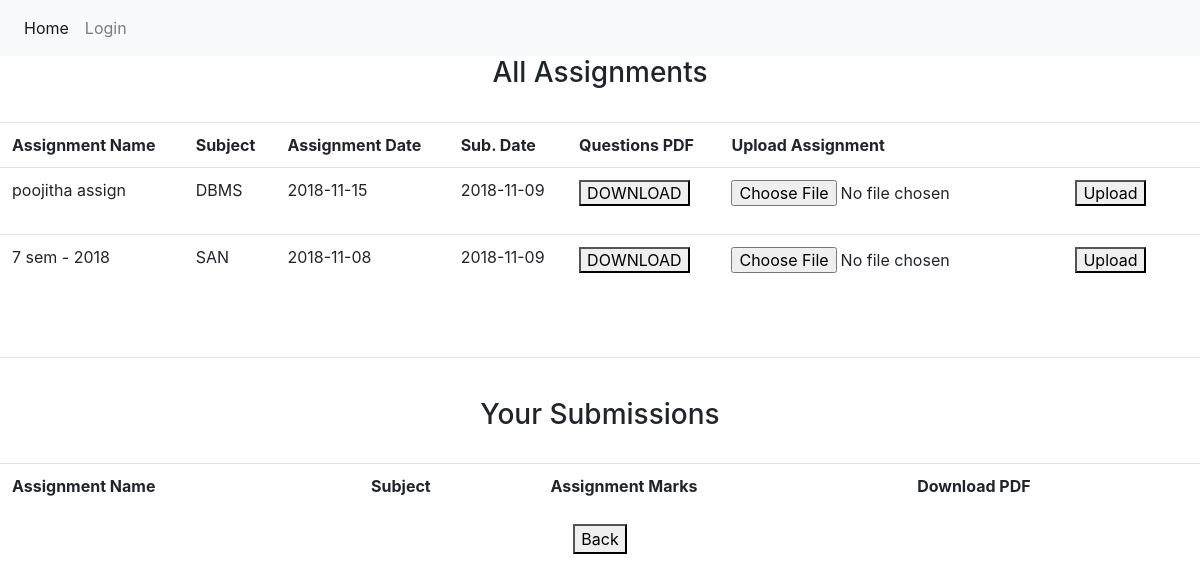
Before: /ASSG/view.php (signed in) with the older database file.
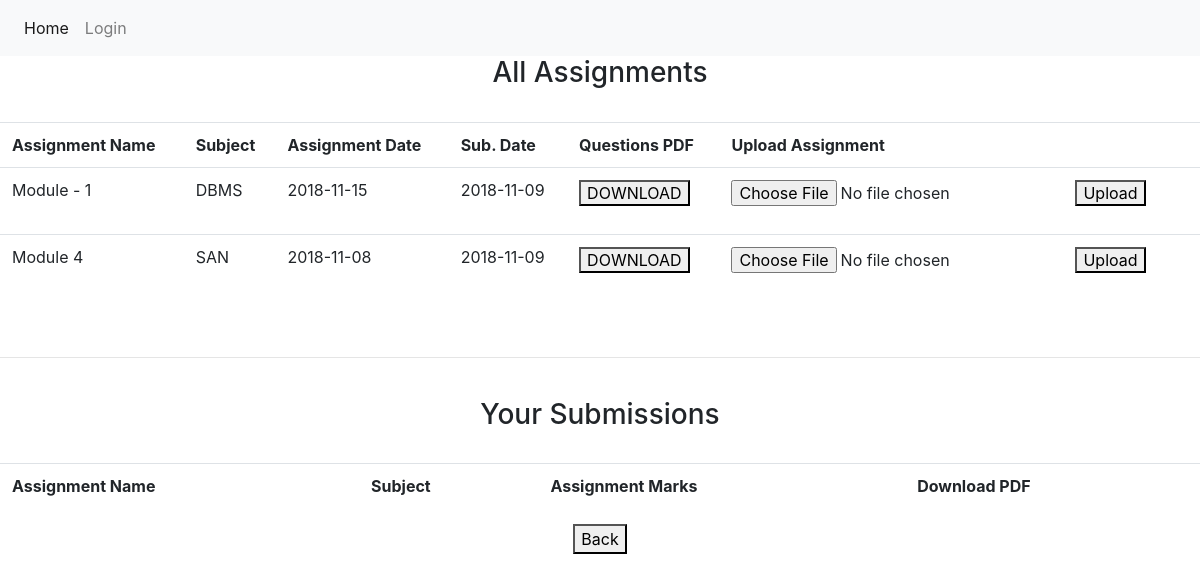
After: the same page with the newer database file.
### tables this page shows
CREATE TABLE `Assignments` (
  `Time` timestamp NOT NULL DEFAULT CURRENT_TIMESTAMP,
  `ASSG_Name` varchar(20) NOT NULL,
  `Subject` varchar(10) NOT NULL,
  `Date` date NOT NULL,
  `SDate` date NOT NULL,
  `PDF` longblob NOT NULL
);

### ASSG/view.php (the view, shortened to what this page needs)
<html>
<head><title>View Assignments</title>
  <link rel="stylesheet" href="css/bs.css">
</head>
<nav class="navbar navbar-expand-lg navbar-light bg-light">
  <div class="collapse navbar-collapse" id="navbarNav">
<ul class="navbar-nav">
  <li class="nav-item active">
    <a class="nav-link" href="index.php">Home<span class="sr-only">(current)</span></a>
  </li>
  <li class="nav-item">
    <a class="nav-link" href="login.php">Login</a>
  </li>
</ul>
</div>
</nav>
<body><center><h3>All Assignments</h3><br>
<?php
include "config.php";
if(isset($_SESSION['usn'])){
$event="SELECT * FROM Assignments";
$result = mysqli_query($sccon,$event);
echo "<table class='table'> <tr><th>Assignment Name</th> <th>Subject</th> <th>Assignment Date</th> <th>Sub. Date</th> <th>Questions PDF</th><th>Upload Assignment</th></tr>";
while($row = mysqli_fetch_array($result)) {
    echo "<tr>";
    echo "<td>".$row['ASSG_Name']."</td>";
    $t=$row['Time'];
    echo "<td>".$row['Subject']."</td>";
    echo "<td>".$row['Date']."</td>";
    echo "<td>".$row['SDate']."</td>";
    echo "<td><a href='pdf.php?q=".$t."'><button>DOWNLOAD</button></td>";
    echo "<td>
    <form action='ups.php' method='POST' enctype='multipart/form-data'><input type='file' name='memup' required><input type='hidden' name='subject' value='".$row['Subject']."'><input type='hidden' name='assgcode' value='".$t."'><button type='submit'>Upload</button></form>
    </td>";
    echo "</tr>";
}
echo "</table><br><hr><br><h3>Your Submissions</h3><br>";
echo "<table class='table'> <tr><th>Assignment Name</th> <th>Subject</th> <th>Assignment Marks</th> <th>Download PDF</th></tr>";
echo "</table>";
}
else {
  header("Location:memlogin.php");
}
?>
<a href='index.php'><button>Back</button></a></center>
</body>
</html>

Changed rows visible on the page:
changed assignments "DBMS": ASSG_Name "poojitha assign" → "Module - 1"
changed assignments "SAN": ASSG_Name "7 sem - 2018" → "Module 4"
